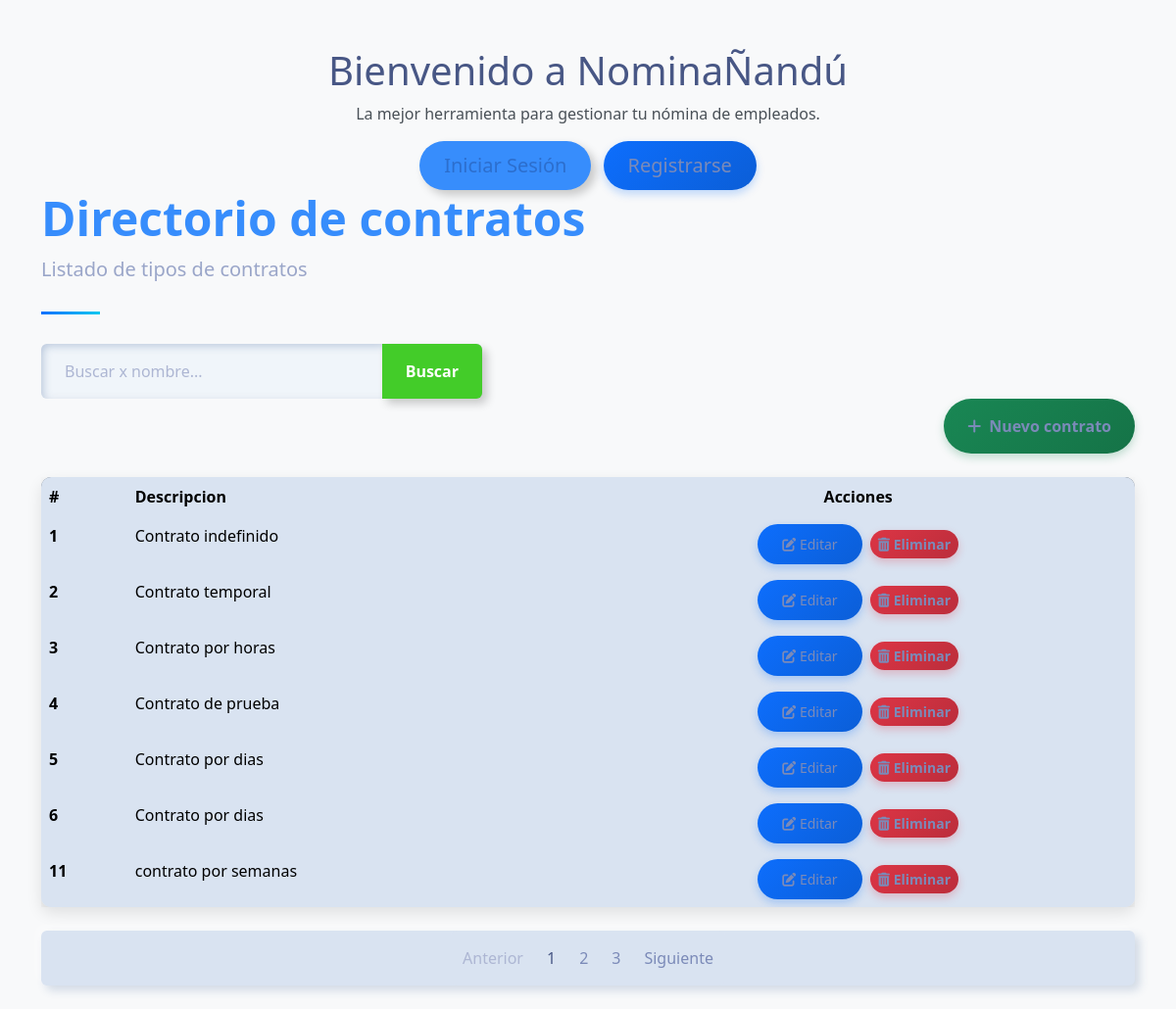
The page /clinic/Contrato_list on the database its author committed.
### core/models.py (models this page shows, shortened)
class TipoContrato(models.Model):
    descripcion = models.CharField(max_length=100)

### core/views.py (the view)
# urls.py: path('Contrato_list',views.contrato_list, name='Contrato_list'),
def contrato_list(request):
    Contrato = TipoContrato.objects.all()
    print(request.method)
    print(request.GET)
    query= request.GET.get('q',None)
    print(query)
    if query: Contrato = TipoContrato.objects.filter(descripcion__icontains=query)
    else: Contrato = TipoContrato.objects.all()
    context = {'Contrato_list': Contrato, 'title': 'Listado de contratos'}
    return render(request, 'contrato/list.html', context)

### template/contrato/list.html (shortened to what this page needs)
{% extends "home.html" %}
{% block content %}
    <div class="container">
        <header class="page-header">
            <h1 class="display-5 fw-bold text-primary">
                Directorio de contratos
            </h1>
            <p class="lead text-muted">Listado de tipos de contratos</p>
        </header>
        <form action="" style="max-width: 450px;">
            <div class="input-group">
                <input type="text" class="form-control" placeholder="Buscar x nombre..." name="q" value="{{ request.GET.q }}">
                <button class="btn btn-outline-success" data-bs-toggle="tooltip" data-bs-title="Escriba parte del apellido y click en buscar">
                    Buscar
                </button>
            </div>
        </form>
        <div class="d-flex justify-content-end mb-4">
            <a class="btn btn-success"  href={% url 'core:Contrato_crear' %}>
                <i class="fas fa-plus me-2"></i>Nuevo contrato
            </a>
        </div>
        <div class="card mb-4">
            <div class="card-body p-0">
                <div class="table-responsive">
                    <table class="table table-hover mb-0">
                        <thead>
                            <tr>
                                <th scope="col">#</th>
                                <th scope="col">Descripcion</th>
                                <th scope="col" class="text-center">Acciones</th>
                            </tr>
                        </thead>
                        <tbody>
                           {% for contrato in Contrato_list %}
                            <tr>
                                <th scope="row">{{contrato.id}}</th>
                                <td>{{contrato.descripcion}}</td>
                                <td class="text-center">
                                    <a href={% url 'core:Contrato_update' contrato.id %} class="btn btn-sm btn-primary me-1">
                                        <i class="fas fa-edit"></i> Editar
                                    </a>
                                    <a  href={% url 'core:Contrato_eliminar' contrato.id %} class="btn btn-sm btn-danger">
                                        <i class="fas fa-trash-alt"></i> Eliminar
                                    </a>
                                </td>
                            </tr>
                           {% endfor %}
                        </tbody>
                    </table>
                </div>
            </div>
        </div>
        <nav aria-label="Page navigation" class="mb-4">
            <ul class="pagination justify-content-center">
                <li class="page-item disabled">
                    <a class="page-link" href="#" tabindex="-1" aria-disabled="true">Anterior</a>
                </li>
                <li class="page-item active"><a class="page-link" href="#">1</a></li>
                <li class="page-item"><a class="page-link" href="#">2</a></li>
                <li class="page-item"><a class="page-link" href="#">3</a></li>
                <li class="page-item">
                    <a class="page-link" href="#">Siguiente</a>
                </li>
            </ul>
        </nav>
    </div>
{% endblock %}

### template/home.html (style rules this page uses)
:root { --primary-color: #2c6ecd; --secondary-color: #19b3b3; --accent-color: #f8f9fa; --dark-color: #212529; --text-color: #495057; }
body { font-family: 'Poppins', sans-serif; color: var(--text-color); overflow-x: hidden; }
.btn-primary { background-color: var(--primary-color); border-color: var(--primary-color); padding: 10px 25px; border-radius: 50px; font-weight: 500; transition: all 0.3s ease; }

### template/contrato/list.html (style rules this page uses)
body { background-color: #f8f9fa; font-family: 'Segoe UI', Tahoma, Geneva, Verdana, sans-serif; }
.card { border-radius: 10px; box-shadow: 0 6px 15px rgba(0,0,0,0.1); transition: transform 0.3s, box-shadow 0.3s; }
.btn-primary { background: linear-gradient(135deg, #0d6efd, #0b5ed7); border: none; box-shadow: 0 4px 8px rgba(13, 110, 253, 0.25); transition: all 0.3s; }
.btn-success { background: linear-gradient(135deg, #198754, #157347); border: none; box-shadow: 0 4px 8px rgba(25, 135, 84, 0.25); transition: all 0.3s; }
.btn-danger { background: linear-gradient(135deg, #dc3545, #bb2d3b); border: none; box-shadow: 0 4px 8px rgba(220, 53, 69, 0.25); transition: all 0.3s; }
.table { border-radius: 10px; overflow: hidden; box-shadow: 0 5px 15px rgba(0,0,0,0.08); }
.table thead { background: linear-gradient(135deg, #6c757d, #495057); color: white; }
.table tbody tr { transition: background-color 0.3s; }
.page-header { position: relative; margin-bottom: 30px; padding-bottom: 15px; }
.page-header:after { content: ''; position: absolute; bottom: 0; left: 0; width: 60px; height: 3px; background: linear-gradient(135deg, #0d6efd, #0dcaf0); }

### rows shown on the page
TipoContrato: id "1", descripcion "Contrato indefinido"
TipoContrato: id "2", descripcion "Contrato temporal"
TipoContrato: id "3", descripcion "Contrato por horas"
TipoContrato: id "4", descripcion "Contrato de prueba"
TipoContrato: id "5", descripcion "Contrato por dias"
TipoContrato: id "6", descripcion "Contrato por dias"
TipoContrato: id "11", descripcion "contrato por semanas"
